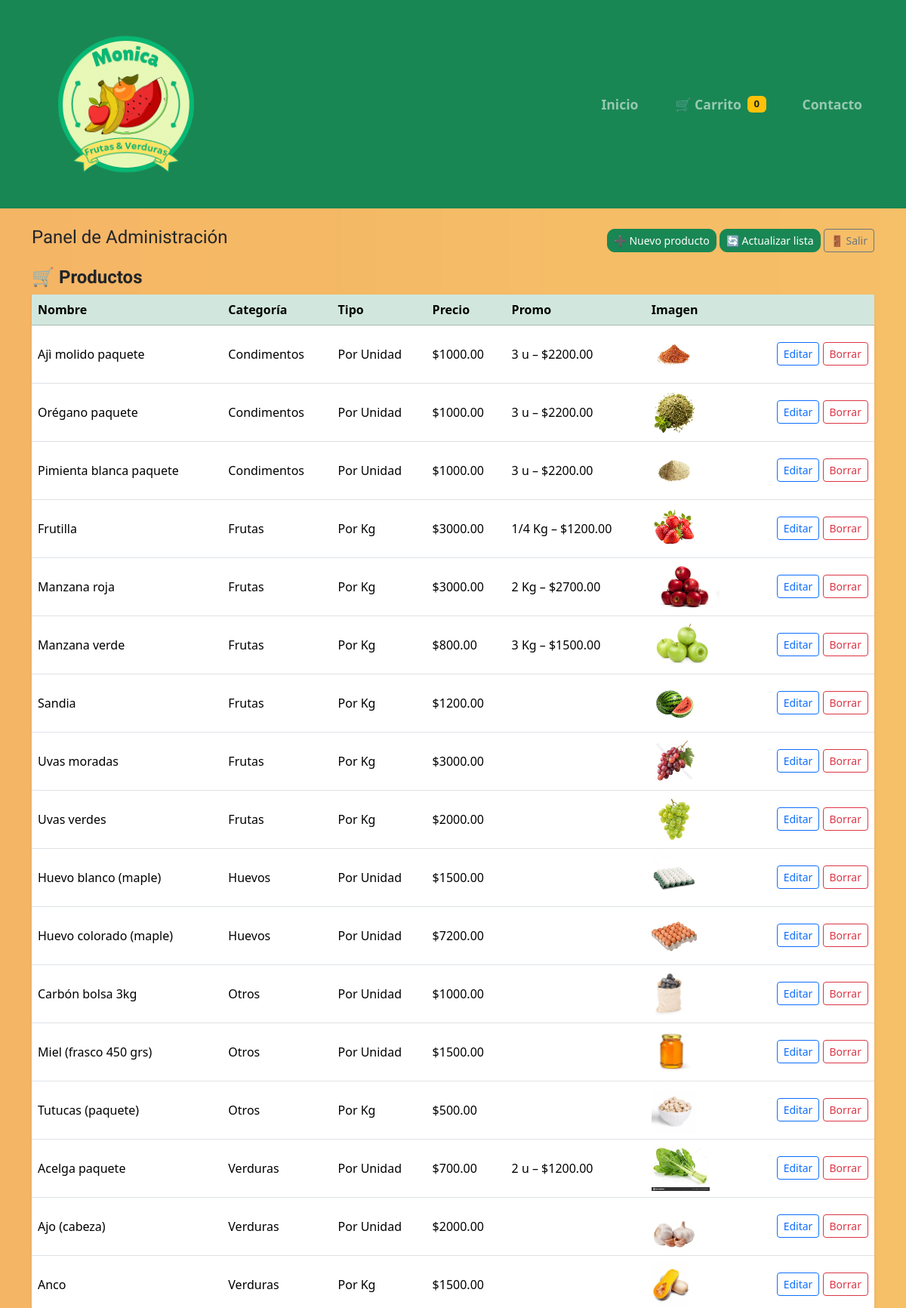
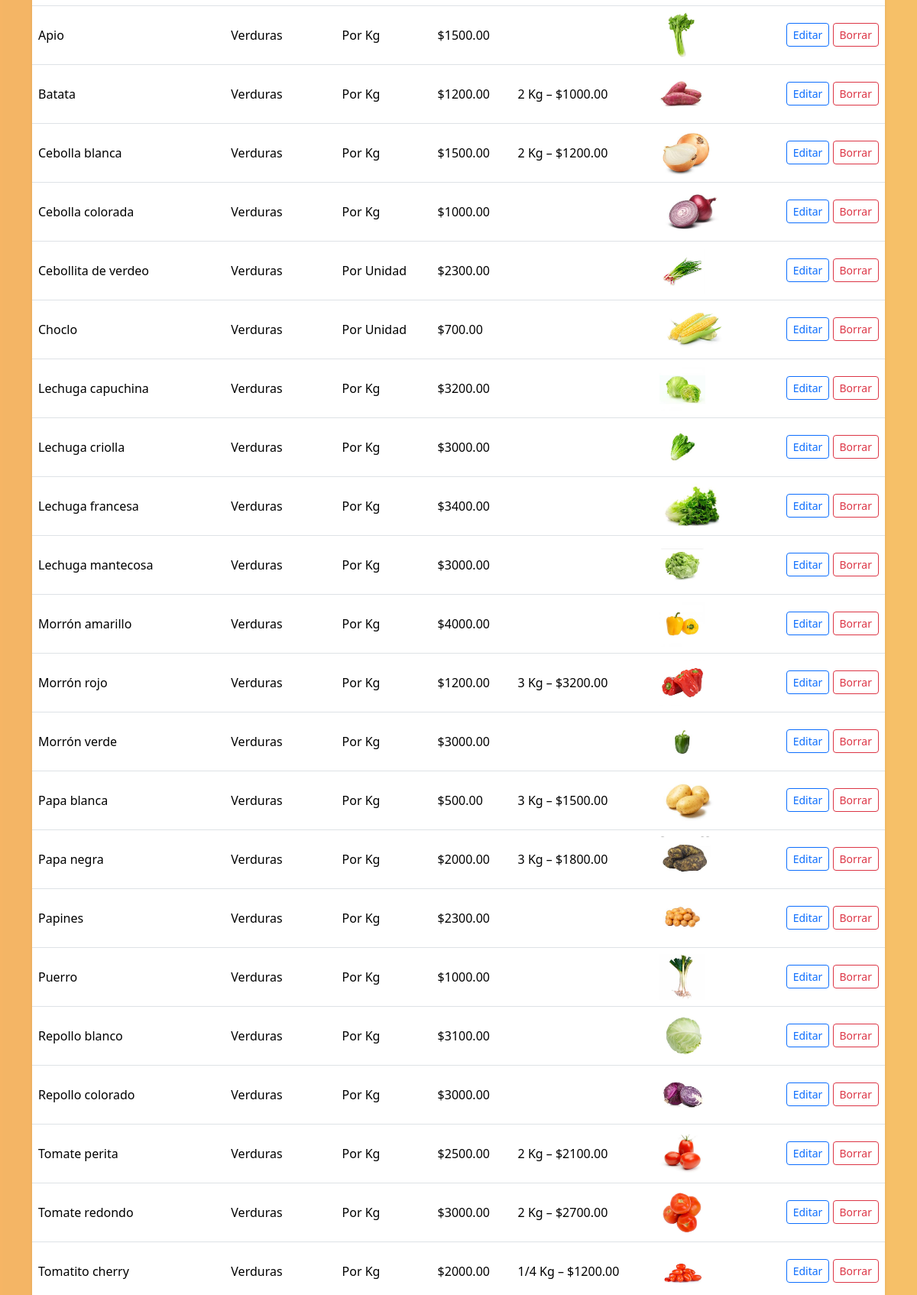
/admin (signed in, upper part), run on the app's committed database (2 pictures, top to bottom).
### tables this page shows
CREATE TABLE products(
            id INTEGER PRIMARY KEY AUTOINCREMENT,
            name TEXT NOT NULL,
            category TEXT NOT NULL,
            kind TEXT NOT NULL,         -- 'kg' o 'unit'
            price REAL NOT NULL,        -- $ por Kg o por Unidad
            promo_qty REAL,             -- cantidad promo (ej 2.0 kg o 3.0 uni)
            promo_price REAL,           -- precio promo total
            image TEXT                  -- ruta imagen (static)
        );

### app.py (the view)
@app.route("/admin")
def admin():
    if not session.get("is_admin"):
        return redirect(url_for("login_admin"))
    with db() as con:
        productos = [dict(r) for r in con.execute("SELECT * FROM products ORDER BY category, name")]
        pedidos = [dict(r) for r in con.execute("SELECT * FROM orders ORDER BY id DESC LIMIT 20")]
        reseñas = [dict(r) for r in con.execute("SELECT * FROM reviews ORDER BY id DESC LIMIT 20")]
    return render_template("admin.html", products=productos, orders=pedidos, reseñas=reseñas, mode="list")

### app.py (called while the page is built)
def decimal_a_fraccion(valor):
    try:
        fr = Fraction(valor).limit_denominator(4)
        return str(fr.numerator) if fr.denominator == 1 else f"{fr.numerator}/{fr.denominator}"
    except Exception:
        return str(valor)

def db():
    con = sqlite3.connect(DB_PATH)
    con.row_factory = sqlite3.Row
    return con

### templates/admin.html (shortened to what this page needs)
{% extends "base.html" %}
{% block content %}
{% if mode == 'login' %}
<div class="row justify-content-center">
  <div class="col-12 col-sm-7 col-lg-5">
    <div class="card shadow-sm">
      <div class="card-header bg-success text-white text-center">
        Ingreso Admin
      </div>
      <form method="post" class="card-body">
        <label class="form-label">PIN</label>
        <input name="pin" type="password" class="form-control" required>
        <button class="btn btn-success mt-3 w-100">Entrar</button>
      </form>
    </div>
  </div>
</div>
{% else %}
<div class="d-flex justify-content-between align-items-center mb-2">
  <h1 class="h4">Panel de Administración</h1>
  <div>
    <a class="btn btn-success btn-sm" href="{{ url_for('admin_new') }}">➕ Nuevo producto</a>
    <a class="btn btn-success btn-sm" href="{{ url_for('admin') }}">🔄 Actualizar lista</a>
    <a class="btn btn-outline-secondary btn-sm" href="{{ url_for('logout_admin') }}">🚪 Salir</a>
  </div>
</div>
<h4 class="mt-3 mb-2">🛒 Productos</h4>
<div class="table-responsive shadow-sm">
  <table class="table align-middle">
    <thead class="table-success">
      <tr>
        <th>Nombre</th>
        <th>Categoría</th>
        <th>Tipo</th>
        <th>Precio</th>
        <th>Promo</th>
        <th>Imagen</th>
        <th></th>
      </tr>
    </thead>
    <tbody>
      {% for p in products %}
      <tr>
        <td>{{ p.name }}</td>
        <td>{{ p.category }}</td>
        <td>{{ 'Por Kg' if p.kind == 'kg' else 'Por Unidad' }}</td>
        <td>${{ '%.2f'|format(p.price) }}</td>
        <td>
          {% if p.promo_qty %}
            {{ p.promo_qty|fraccion }} {{ 'Kg' if p.kind == 'kg' else 'u' }}
          {% endif %}
          {% if p.promo_price %}
            – ${{ '%.2f'|format(p.promo_price) }}
          {% endif %}
        </td>
        <td class="align-middle">
          {% set img = p.image %}
          {% if img %}
            {% if img.startswith('http') %}
              <img src="{{ img }}" alt="{{ p.name }}" style="height:60px; width:auto; object-fit:contain;">
            {% else %}
              {% if '/' not in img %}
                <img src="{{ url_for('static', filename='img/' ~ img) }}" alt="{{ p.name }}" style="height:60px; width:auto; object-fit:contain;">
              {% elif img.startswith('img/') %}
                <img src="{{ url_for('static', filename=img) }}" alt="{{ p.name }}" style="height:60px; width:auto; object-fit:contain;">
              {% elif img.startswith('static/') %}
                <img src="{{ url_for('static', filename=img[7:]) }}" alt="{{ p.name }}" style="height:60px; width:auto; object-fit:contain;">
              {% else %}
                <img src="{{ url_for('static', filename=img) }}" alt="{{ p.name }}" style="height:60px; width:auto; object-fit:contain;">
              {% endif %}
            {% endif %}
          {% else %}
            <img src="{{ url_for('static', filename='img/placeholder.jpg') }}" alt="sin imagen" style="height:60px; width:auto; object-fit:contain;">
          {% endif %}
        </td>
        <td class="text-end">
          <a class="btn btn-sm btn-outline-primary" href="{{ url_for('admin_edit', pid=p.id) }}">Editar</a>
          <form method="post" action="{{ url_for('admin_delete', pid=p.id) }}" class="d-inline"
                onsubmit="return confirm('¿Borrar producto?')">
            <button class="btn btn-sm btn-outline-danger">Borrar</button>
          </form>
        </td>
      </tr>
      {% else %}
      <tr>
        <td colspan="7" class="text-center text-muted">No hay productos cargados.</td>
      </tr>
      {% endfor %}
    </tbody>
  </table>
</div>
{% endif %}
{% endblock %}

### static/css/styles.css (style rules this page uses)
body { background: #fafafa; }
h1, h2, h3, h4, h5, h6 { font-family: 'Averia Libre', cursive; font-weight: 700; }
.btn-success { border-radius: 10px; }
table.table td, table.table th { vertical-align: middle; }

### data on the page
products: name "Ajì molido paquete", category "Condimentos", kind "Por Unidad", price "1000.00", promo_qty|fraccion "3", kind "u", promo_price "2200.00", image (picture)
products: name "Orégano paquete", category "Condimentos", kind "Por Unidad", price "1000.00", promo_qty|fraccion "3", kind "u", promo_price "2200.00", image (picture)
products: name "Pimienta blanca paquete", category "Condimentos", kind "Por Unidad", price "1000.00", promo_qty|fraccion "3", kind "u", promo_price "2200.00", image (picture)
products: name "Frutilla", category "Frutas", kind "Por Kg", price "3000.00", promo_qty|fraccion "1/4", kind "Kg", promo_price "1200.00", image (picture)
products: name "Manzana roja", category "Frutas", kind "Por Kg", price "3000.00", promo_qty|fraccion "2", kind "Kg", promo_price "2700.00", image (picture)
products: name "Manzana verde", category "Frutas", kind "Por Kg", price "800.00", promo_qty|fraccion "3", kind "Kg", promo_price "1500.00", image (picture)
products: name "Sandia", category "Frutas", kind "Por Kg", price "1200.00", image (picture)
products: name "Uvas moradas", category "Frutas", kind "Por Kg", price "3000.00", image (picture)
products: name "Uvas verdes", category "Frutas", kind "Por Kg", price "2000.00", image (picture)
products: name "Huevo blanco (maple)", category "Huevos", kind "Por Unidad", price "1500.00", image (picture)
products: name "Huevo colorado (maple)", category "Huevos", kind "Por Unidad", price "7200.00", image (picture)
products: name "Carbón bolsa 3kg", category "Otros", kind "Por Unidad", price "1000.00", image (picture)
products: name "Miel (frasco 450 grs)", category "Otros", kind "Por Unidad", price "1500.00", image (picture)
products: name "Tutucas (paquete)", category "Otros", kind "Por Kg", price "500.00", image (picture)
products: name "Acelga paquete", category "Verduras", kind "Por Unidad", price "700.00", promo_qty|fraccion "2", kind "u", promo_price "1200.00", image (picture)
products: name "Ajo (cabeza)", category "Verduras", kind "Por Unidad", price "2000.00", image (picture)
products: name "Anco", category "Verduras", kind "Por Kg", price "1500.00", image (picture)
products: name "Apio", category "Verduras", kind "Por Kg", price "1500.00", image (picture)
products: name "Batata", category "Verduras", kind "Por Kg", price "1200.00", promo_qty|fraccion "2", kind "Kg", promo_price "1000.00", image (picture)
products: name "Cebolla blanca", category "Verduras", kind "Por Kg", price "1500.00", promo_qty|fraccion "2", kind "Kg", promo_price "1200.00", image (picture)
products: name "Cebolla colorada", category "Verduras", kind "Por Kg", price "1000.00", image (picture)
products: name "Cebollita de verdeo", category "Verduras", kind "Por Unidad", price "2300.00", image (picture)
products: name "Choclo", category "Verduras", kind "Por Unidad", price "700.00", image (picture)
products: name "Lechuga capuchina", category "Verduras", kind "Por Kg", price "3200.00", image (picture)
products: name "Lechuga criolla", category "Verduras", kind "Por Kg", price "3000.00", image (picture)
products: name "Lechuga francesa", category "Verduras", kind "Por Kg", price "3400.00", image (picture)
products: name "Lechuga mantecosa", category "Verduras", kind "Por Kg", price "3000.00", image (picture)
products: name "Morrón amarillo", category "Verduras", kind "Por Kg", price "4000.00", image (picture)
products: name "Morrón rojo", category "Verduras", kind "Por Kg", price "1200.00", promo_qty|fraccion "3", kind "Kg", promo_price "3200.00", image (picture)
products: name "Morrón verde", category "Verduras", kind "Por Kg", price "3000.00", image (picture)
products: name "Papa blanca", category "Verduras", kind "Por Kg", price "500.00", promo_qty|fraccion "3", kind "Kg", promo_price "1500.00", image (picture)
products: name "Papa negra", category "Verduras", kind "Por Kg", price "2000.00", promo_qty|fraccion "3", kind "Kg", promo_price "1800.00", image (picture)
products: name "Papines", category "Verduras", kind "Por Kg", price "2300.00", image (picture)
products: name "Puerro", category "Verduras", kind "Por Kg", price "1000.00", image (picture)
products: name "Repollo blanco", category "Verduras", kind "Por Kg", price "3100.00", image (picture)
products: name "Repollo colorado", category "Verduras", kind "Por Kg", price "3000.00", image (picture)
products: name "Tomate perita", category "Verduras", kind "Por Kg", price "2500.00", promo_qty|fraccion "2", kind "Kg", promo_price "2100.00", image (picture)
products: name "Tomate redondo", category "Verduras", kind "Por Kg", price "3000.00", promo_qty|fraccion "2", kind "Kg", promo_price "2700.00", image (picture)
products: name "Tomatito cherry", category "Verduras", kind "Por Kg", price "2000.00", promo_qty|fraccion "1/4", kind "Kg", promo_price "1200.00", image (picture)
